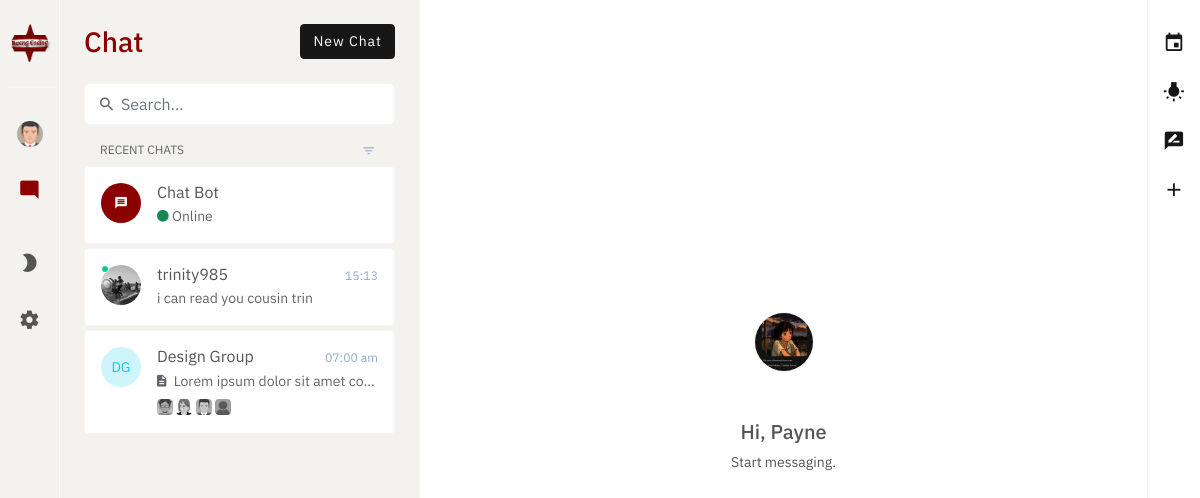
The page /chats/ (signed in) on the database its author committed.
### chats/models.py (models this page shows, shortened)
class Chat_Message(models.Model):
    sender = models.ForeignKey(User, on_delete=models.CASCADE, related_name="sender")
    receiver = models.ForeignKey(User, on_delete=models.CASCADE, related_name="receiver")
    body = models.TextField()
    is_read = models.BooleanField(default=False)
    create_date = models.DateTimeField(auto_now_add=True)

class Profile(models.Model):
    user = models.OneToOneField(User, on_delete=models.CASCADE, related_name="profile")
    phone = models.CharField(max_length=15, blank=True, null=True)
    company = models.ForeignKey(Company, on_delete=models.SET_NULL, blank=True, null=True)
    bio = models.TextField(blank=True, null=True)
    instagram = models.CharField(max_length=100, blank=True, null=True)
    linkedin = models.CharField(max_length=100, blank=True, null=True)
    avatar = models.ImageField(null=True, default="avatar5.png")

### chats/views.py (the view)
# urls.py: path('', views.index_view, name="start_chats"),
def index_view(request):
    manage_notes_and_tasks(request)
    context = {}
    return render(request, 'chats_start.html', context)

### chats/context_processors.py (called while the page is built)
def user_profile(request):
    if request.user.is_authenticated:
        profile = get_object_or_404(User, username=request.user)
        context = {'profile': profile}
        return context
    else:
        context = {}
        return context

def to_do(request):
    if request.user.is_authenticated:
        list_items = To_Do.objects.filter(user=request.user)
        context = {'to_do_items': list_items}
        return context
    else:
        context = {}
        return context

def notes(request):
    if request.user.is_authenticated:
        my_notes = My_Note.objects.filter(user=request.user)
        context = {'notes': my_notes}
        return context
    else:
        context = {}
        return context

def recent_messages(request):
    if request.user.is_authenticated:
        user = request.user
        messages = Chat_Message.objects.filter(sender=user).union(Chat_Message.objects.filter(receiver=user)).order_by('-create_date')
        recent_users = {}
        for message in messages:
            other_user = message.receiver if message.sender == user else message.sender
            if other_user not in recent_users:
                recent_users[other_user] = message
        user_messages = list(recent_users.values())
        context = {'recent_messages': user_messages}
        return context
    else:
        context = {}
        return context

### chats/views.py (called while the page is built)
def manage_notes_and_tasks(request):
    if request.method == 'POST':
        note = request.POST.get('note')
        to_do = request.POST.get('todo_item')
        source = request.POST.get('source')
        user = request.user
        if source == 'new_note':
            My_Note.objects.create(user=user, note=note)
            messages.success(request, 'Note posted')
            return redirect('start_chats')
        elif source == 'new_todo':
            To_Do.objects.create(user=user, item=to_do)
            messages.success(request, 'New task added')
            return redirect('start_chats')

### dash/context_processors.py (called while the page is built)
def notes_context(request):
    if request.user.is_authenticated:
        count = Notification.objects.filter(user=request.user, is_read=False).count()
        latest_notifications = Notification.objects.filter(user=request.user, is_read=False).order_by('-create_date')[:5]
    else:
        count = 0
        latest_notifications = []
    context = {'total_unread_notes': count, 'latest_notes': latest_notifications}
    return context

### templates/chats_start.html (shortened to what this page needs)
{% extends 'chats_main.html' %}
{% load static %}
{% block main %}
{% include 'chats_components/nav.html' %}
{% include 'chats_components/sidebar.html' %}
{% include 'chats_components/right_bar.html' %}
<div class="main px-xl-5 px-lg-4 px-3">
    <div class="chat-body">
        <div class="chat d-flex justify-content-center align-items-center h-100 text-center py-xl-4 py-md-3 py-2">
            <div class="container-xxl">
                <div class="avatar lg avatar-bg me-auto ms-auto mb-5">
                    <img class="avatar lg rounded-circle border" src="{{ profile.profile.avatar.url }}" alt="" />
                </div>
                <h5 class="font-weight-bold">Hi, {{ request.user }}</h5>
                <p>Start messaging.</p>
            </div>
        </div>
    </div>
</div>
{% endblock %}

### templates/chats_components/sidebar.html (shortened to what this page needs)
{% load static %}
<div class="sidebar border-end py-xl-4 py-3 px-xl-4 px-3">
  <div class="tab-content">
    <div class="tab-pane fade show active" id="nav-tab-chat" role="tabpanel">
      <div class="d-flex justify-content-between align-items-center mb-4">
        <h3 class="mb-0 text-primary">Chat</h3>
        <div>
          <button class="btn btn-dark" type="button">New Chat</button>
        </div>
      </div>
      <div class="form-group input-group-lg search mb-3">
        <i class="zmdi zmdi-search"></i>
        <input type="text" class="form-control" placeholder="Search...">
      </div>
      <ul class="chat-list">
        <li class="header d-flex justify-content-between ps-3 pe-3 mb-1">
          <span>RECENT CHATS</span>
          <div class="dropdown">
            <a class="btn btn-link px-1 py-0 border-0 text-muted dropdown-toggle" href="#" role="button"
              data-toggle="dropdown" aria-haspopup="true" aria-expanded="false"><i
                class="zmdi zmdi-filter-list"></i></a>
          </div>
        </li>
        <li>
          <a href="chat.html" class="card">
            <div class="card-body">
              <div class="media">
                <div class="avatar me-3">
                  <div class="avatar rounded-circle no-image bg-primary text-light">
                    <span><i class="zmdi zmdi-comment-text"></i></span>
                  </div>
                </div>
                <div class="media-body overflow-hidden">
                  <div class="d-flex align-items-center mb-1">
                    <h6 class="text-truncate mb-0 me-auto">Chat Bot</h6>
                  </div>
                  <div class="text-truncate">
                    <i class="zmdi zmdi-circle text-success"></i> Online
                  </div>
                </div>
              </div>
            </div>
          </a>
        </li>
        {% for recent in recent_messages %}
        <li class="online">
          <a href="{% if recent.receiver == request.user %}
            {% url 'text_messages' recent.sender.username %}
            {% else %}
            {% url 'text_messages' recent.receiver.username %}
            {% endif %}" class="card">
            <div class="card-body">
              <div class="media">
                <div class="avatar me-3">
                  <span class="status rounded-circle"></span>
                  {% if recent.receiver == request.user %}
                  <img class="avatar rounded-circle" src="{{ recent.sender.profile.avatar.url }}" alt="avatar">
                  {% else %}
                  <img class="avatar rounded-circle" src="{{ recent.receiver.profile.avatar.url }}" alt="avatar">
                  {% endif %}
                </div>
                <div class="media-body overflow-hidden">
                  <div class="d-flex align-items-center mb-1">
                    {% if recent.receiver == request.user %}
                    <h6 class="text-truncate mb-0 me-auto">{{ recent.sender.username }}</h6>
                    {% else %}
                    <h6 class="text-truncate mb-0 me-auto">{{ recent.receiver.username }}</h6>
                    {% endif %}
                    <p class="small text-muted text-nowrap ms-4 mb-0">{{ recent.create_date|date:"H:i" }}</p>
                  </div>
                  <div class="text-truncate">{{ recent.body|truncatewords:10 }}</div>
                </div>
              </div>
            </div>
          </a>
        </li>
        {% endfor %}
        <li>
          <a href="pages/group-chat.html" class="card">
            <div class="card-body">
              <div class="media">
                <div class="avatar me-3">
                  <span class="status rounded-circle"></span>
                  <div class="avatar rounded-circle no-image cyan">
                    <span>DG</span>
                  </div>
                </div>
                <div class="media-body overflow-hidden">
                  <div class="d-flex align-items-center mb-1">
                    <h6 class="text-truncate mb-0 me-auto">Design Group</h6>
                    <p class="small text-muted text-nowrap ms-4 mb-0">07:00 am</p>
                  </div>
                  <div class="text-truncate">
                    <i class="zmdi zmdi-file-text me-1"></i> Lorem ipsum dolor sit amet consectetur, adipisicing....
                    <div class="avatar-list avatar-list-stacked mt-1">
                      <img class="avatar xs rounded" src="{% static 'chats/img/avatar4.png' %}" data-toggle="tooltip"
                        data-placement="top" title="Jojo">
                      <img class="avatar xs rounded" src="{% static 'chats/img/avatar3.png' %}" data-toggle="tooltip"
                        data-placement="top" title="Jeje">
                      <img class="avatar xs rounded" src="{% static 'chats/img/avatar5.png' %}" data-toggle="tooltip"
                        data-placement="top" title="Jaja">
                      <img class="avatar xs rounded" src="{% static 'chats/img/avatar1.jpg' %}" data-toggle="tooltip"
                        data-placement="top" title="Jiji">
                    </div>
                  </div>
                </div>
              </div>
            </div>
          </a>
        </li>
      </ul>
    </div>
  </div>
</div>

### rows shown on the page
Chat_Message: receiver.profile.avatar (picture), receiver.username "trinity985", create_date "15:13", body "i can read you cousin trin"

### other values the page prints
{{ request.user }} "Payne"
